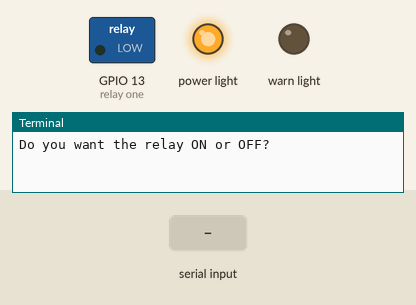
A program run on a simulated Raspberry Pi (BCM pin numbers) with an Automation HAT. Parts: switched loads named in the program (green lamp = pin HIGH), output pins drawn as LEDs (lit = HIGH), the last lines printed to the terminal. The inputs (shaded band) are chosen by the test bench.

Above: at 1.2 s.
1.3 s: "on" typed at the terminal, then Enter
At 2.6 s:
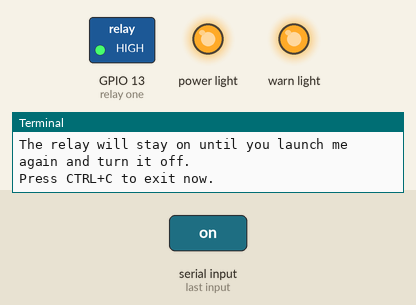
Timing chart, 0 to 4.3 s (numbered marks = the images above; inputs shaded):
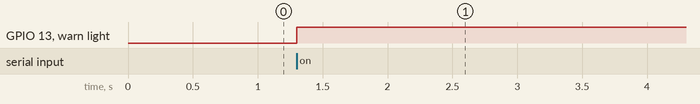

Measured:
- after the input at 1.3 s, GPIO 13 (relay one), warn light: LOW → HIGH at once

The program:

keyboard-relay.py
```python
#!/usr/bin/env python

import time
import os
import automationhat as auto

# Turn the power light on
auto.light.power.on()

# Function that triggers relay one to ON
def relay_on():
    print("Turning the relay " + state + "!")
    print("The relay will stay on until you launch me again and turn it off.")
    print("Press CTRL+C to exit now.")
    while True:
        auto.light.warn.on()
        auto.relay.one.on()

# Fucntion that triggers relay one to OFF
def relay_off():
    print("Turning the relay " + state + "!")
    auto.light.warn.off()
    auto.relay.one.off()

state = raw_input("Do you want the relay ON or OFF? ")

try:
    if (state == "on") or (state == "ON") or (state == "On"):
        relay_on()
    elif (state == "off") or (state == "OFF") or (state == "Off"):
        relay_off()
        time.sleep(1)
        print("\nGoodbye!\n")
    else:
        print("Sorry, you must say on or off!\n")
        print("Exiting!\n")
except (KeyboardInterrupt, SystemExit):
    print("\nExiting!\n")
    auto.light.power.off()
    os._exit(1)
```
